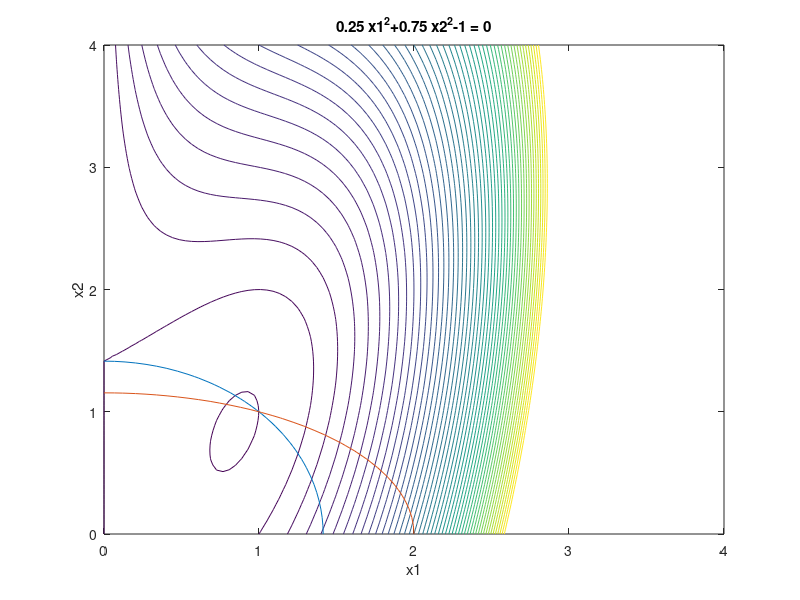

MATLAB code to generate this figure: (Note: this script raises an error after producing the figure.)
%Generalized Reduced Gradient Method
%ploting
x1=linspace(0,4,100);
x2=linspace(0,4,100);
[X1,X2]=meshgrid(x1,x2);
f = @(x1,x2) x1.^4-2.*(x1.^2).*x2+(x1.^2)+x1.*(x2.^2)-2.*x1+4;
f(X1,X2);
Z=f(X1,X2);
contour(X1,X2,Z,0:1:50)
hold on
ezplot('x1^2+x2^2-2',[0,4,0,4])
hold on
ezplot('0.25*x1^2+0.75*x2^2-1',[0,4,0,4])
%%%%%%%%%%%%%%%%%%%%%%%%%%%%%%%%%%%%%%%
%1.3,0.5568,0.3450
X(:,1)=[1.3;0.5568;0.3450];%starting point
alpha=0;%initial alpha value
ii=0;%out iteration
tol=1e-04;


 %functions 
   F =  @(x) x(1)^4-2*x(1)^2*x(2)+x(1)*x(2)^2-2*x(1)+4;
   hh =  @(x) x(1)^2+x(2)^2-2;
   gg =  @(x) 0.25*x(1)^2+0.75*x(2)^2-1+x(3); %adding slack variable x(3)
   

while(1)
    ii=ii+1;%counter
   
    Z=X(1,ii); %Z x1 Y x2 x3
    Y=X(2:3,ii);
   
   
   %calculating gradient
   %finite difference
   GF=gradientf(F,X,ii)'
   GH=[gradientf(hh,X,ii)';gradientf(gg,X,ii)']
   A=[GH(:,1)];
   B=[GH(:,2) GH(:,3)];
   
   GFZ=[GF(:,1)];
   GFY=[GF(:,2);GF(:,3)];
   
   Q=B\A;
   GR=GFZ-Q'*GFY;
   S=-GR
   
   
 %computing stepsize alpha
 q=0;
 
 alpha(1,1)=0;
 x1=X(1,ii);
 x2=X(2,ii);
 
 %x1=(2 - x2^2)^(1/2) h1x
 %x1=(4.0 - 3.0*x2^2)^(1/2) h2x
 
 if abs(x2)>sqrt(2)
     alpha1=-x1/S;
 else
     alpha1=sqrt(2 - x2^2)-x1/S;
 end
 
 if abs(x2)>2*sqrt(3)/3
     alpha2=-x1/S;
 else
     alpha2=sqrt(4.0 - 3.0*x2^2)-x1/S;
 end
 
 alpha(3,1)=min(alpha1,alpha2);
 alpha(2,1)=alpha(3,1)/2;
 
 
 %calculating f(a)
 q=1;%initial q
 while(q<=3)%3 iterations
 DZ=alpha(q)*S;
 Z=Z+DZ;
 DY=-(B\A)*DZ;
    while(1)
    Y=Y+DY;%step 3
    X(:,ii+1)=[Z;Y]
    H=[hh(X(:,ii+1));gg(X(:,ii+1))]
   
      if H<=tol
         break
      else
            DY=B\(-H-A*DZ)
      end
    end%problem with the loop
     fa(q,1)=F(X);%get fa(q)
     q=q+1;
 end
 
 %quadratic interpolation
 x1=alpha(1,1);
 x2=alpha(1,2);
 x3=alpha(1,3);
 f1=fa(1,1);
 f2=fa(2,1);
 f3=fa(3,1);
 
 %computing alphastar
 a2 = (((f3-f1)/(x3-x1))-((f2-f1)/(x2-x1)))/(x3-x2);
 a1 = ((f2-f1)/(x2-x1))-a2*(x1+x2);
 a0 = f1-a1*x1-a2*x1^2;
 FA=@(x) a0+a1*x+a2*x^2;
 alphastar=Golden_Section_2D(FA,x1,x2);
 
 DZ=alphastar*S;
 Z=Z+DZ;
 DY=-(B\A)*DZ;

 while(1)
  Y=Y+DY;%step 3
 X(:,ii)=[Z;Y];
 H=[hh(X(:,ii));gg(X(:,ii))];
    if H==0
       break
    else
        DY=B\-H;
       
    end
 end
 
%Updating X

X(:,ii+1)=[Z;Y]
  
%critieria
DX=X(:,ii+1)-X(:,ii);
if DX'*DX<=tol
    break
end

if ii==50
    break
end

   
end
plot(X(1,:),X(2,:),'LineWidth',2);
